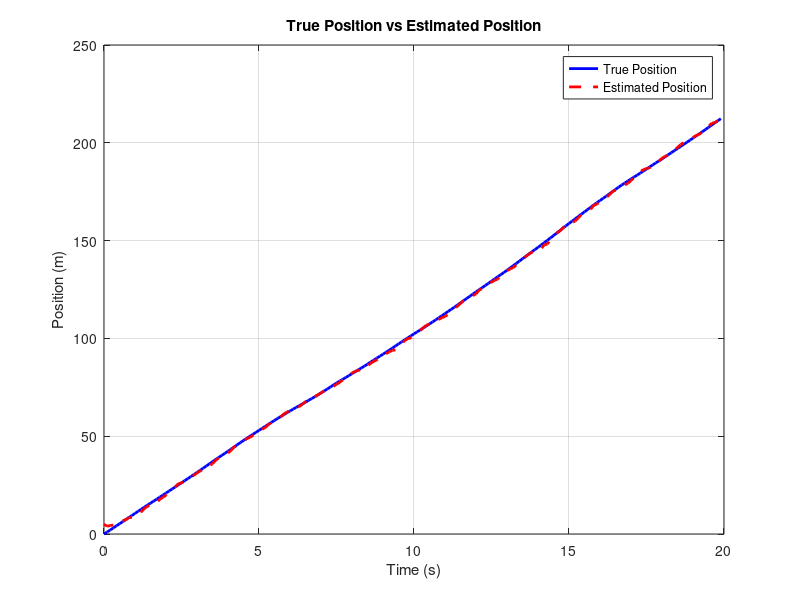
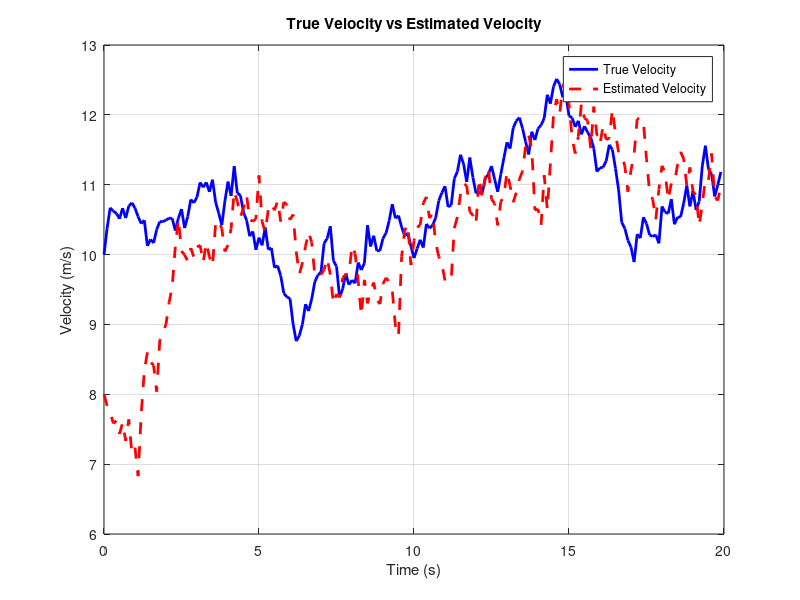

The MATLAB script that drew these images, in order:
clc;
clear;
close all;

%% PARAMETERS

dt = 0.1;              % Sampling time
T = 20;                % Total simulation time
N = T/dt;              % Number of steps

true_velocity = 10;    % Approx constant velocity (m/s)
sigma_process = 0.2;   % Process noise std
sigma_meas = 1.5;      % Measurement noise std

beacon = 50;           % Beacon position (1D)

%% TRUE STATES

x_true = zeros(1,N);
v_true = zeros(1,N);

x_true(1) = 0;
v_true(1) = true_velocity;

for k = 2:N
    process_noise = sigma_process * randn;
    
    v_true(k) = v_true(k-1) + process_noise;
    x_true(k) = x_true(k-1) + v_true(k-1)*dt;
end

%% MEASUREMENTS

z = zeros(1,N);

for k = 1:N
    measurement_noise = sigma_meas * randn;
    z(k) = abs(x_true(k) - beacon) + measurement_noise;
end

%% EKF INITIALIZATION

x_est = zeros(2,N);    % [position; velocity]

x_est(:,1) = [5; 8];   % Initial guess

P = eye(2);            % Initial covariance

A = [1 dt;
     0 1];

Q = [0.1 0;
     0 0.1];

R = sigma_meas^2;

%% EKF LOOP

for k = 2:N
    
    %% Prediction Step
    
    x_pred = A * x_est(:,k-1);
    P_pred = A * P * A' + Q;
    
    %% Measurement Model
    
    x_position = x_pred(1);
    
    h = abs(x_position - beacon);
    
    if x_position >= beacon
        H = [1 0];
    else
        H = [-1 0];
    end
    
    %% Update Step
    
    K = P_pred * H' / (H * P_pred * H' + R);
    
    x_est(:,k) = x_pred + K * (z(k) - h);
    
    P = (eye(2) - K * H) * P_pred;
end

%% PLOTS

time = 0:dt:T-dt;

figure;
plot(time, x_true, 'b', 'LineWidth', 2);
hold on;
plot(time, x_est(1,:), 'r--', 'LineWidth', 2);
xlabel('Time (s)');
ylabel('Position (m)');
title('True Position vs Estimated Position');
legend('True Position', 'Estimated Position');
grid on;

figure;
plot(time, v_true, 'b', 'LineWidth', 2);
hold on;
plot(time, x_est(2,:), 'r--', 'LineWidth', 2);
xlabel('Time (s)');
ylabel('Velocity (m/s)');
title('True Velocity vs Estimated Velocity');
legend('True Velocity', 'Estimated Velocity');
grid on;

%% ERROR CALCULATION

position_error = mean(abs(x_true - x_est(1,:)));
velocity_error = mean(abs(v_true - x_est(2,:)));

fprintf('Average Position Error = %.2f m\n', position_error);
fprintf('Average Velocity Error = %.2f m/s\n', velocity_error);
